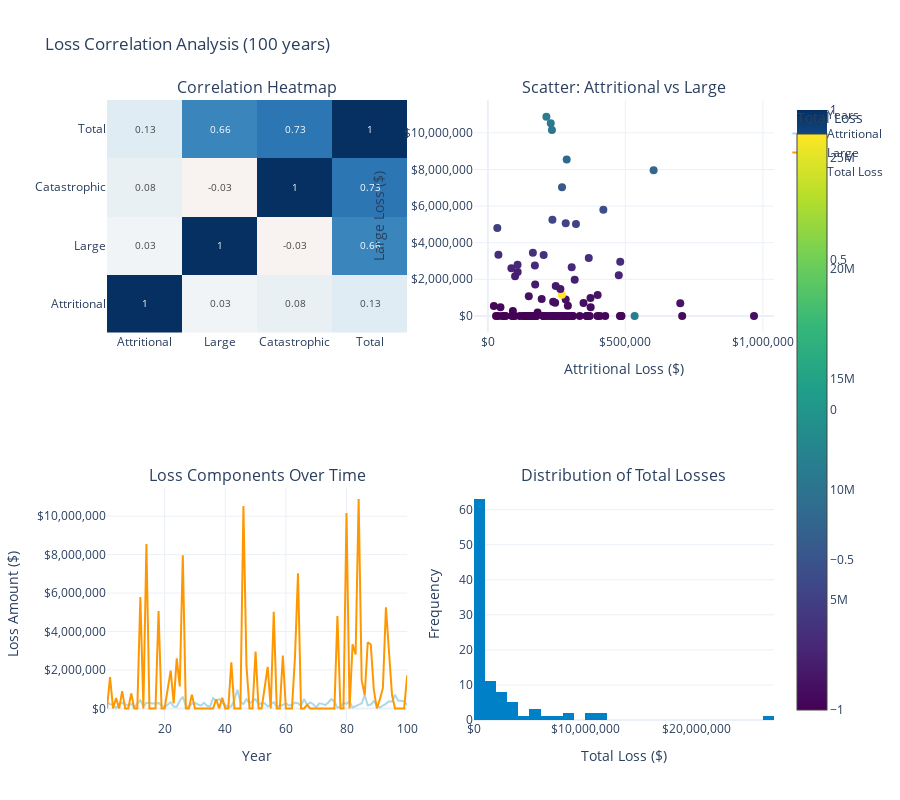

Here is the notebook cell this chart was saved with:
### Markdown cell above
## 4. Loss Correlation Analysis

### Code cell
def correlation_analysis(n_years=100):
    """Analyze correlations between different loss types."""
    
    generator = ManufacturingLossGenerator(
        attritional_params={
            'base_frequency': 5.0,
            'severity_mean': 50_000,
            'severity_cv': 0.8
        },
        large_params={
            'base_frequency': 0.5,
            'severity_mean': 2_000_000,
            'severity_cv': 1.2
        },
        catastrophic_params={
            'base_frequency': 0.02,
            'severity_xm': 10_000_000,
            'severity_alpha': 2.5
        },
        seed=42
    )
    
    # Simulate multiple years
    data = {
        'year': [],
        'attritional_count': [],
        'attritional_total': [],
        'large_count': [],
        'large_total': [],
        'catastrophic_count': [],
        'catastrophic_total': [],
        'total_loss': []
    }
    
    for year in range(n_years):
        events, stats = generator.generate_losses(duration=1.0, revenue=10_000_000)
        
        att_events = [e for e in events if e.loss_type == 'attritional']
        large_events = [e for e in events if e.loss_type == 'large']
        cat_events = [e for e in events if e.loss_type == 'catastrophic']
        
        data['year'].append(year + 1)
        data['attritional_count'].append(len(att_events))
        data['attritional_total'].append(sum(e.amount for e in att_events))
        data['large_count'].append(len(large_events))
        data['large_total'].append(sum(e.amount for e in large_events))
        data['catastrophic_count'].append(len(cat_events))
        data['catastrophic_total'].append(sum(e.amount for e in cat_events))
        data['total_loss'].append(stats['total_amount'])
    
    df = pd.DataFrame(data)
    
    # Calculate correlation matrix
    corr_cols = ['attritional_total', 'large_total', 'catastrophic_total', 'total_loss']
    corr_matrix = df[corr_cols].corr()
    
    # Create visualizations
    fig = make_subplots(
        rows=2, cols=2,
        subplot_titles=(
            'Correlation Heatmap',
            'Scatter: Attritional vs Large',
            'Loss Components Over Time',
            'Distribution of Total Losses'
        ),
        specs=[
            [{'type': 'heatmap'}, {'type': 'scatter'}],
            [{'type': 'scatter'}, {'type': 'histogram'}]
        ]
    )
    
    # Correlation heatmap
    fig.add_trace(
        go.Heatmap(
            z=corr_matrix.values,
            x=['Attritional', 'Large', 'Catastrophic', 'Total'],
            y=['Attritional', 'Large', 'Catastrophic', 'Total'],
            colorscale='RdBu',
            zmid=0,
            text=corr_matrix.values.round(2),
            texttemplate='%{text}',
            textfont={"size": 10}
        ),
        row=1, col=1
    )
    
    # Scatter plot
    fig.add_trace(
        go.Scatter(
            x=df['attritional_total'],
            y=df['large_total'],
            mode='markers',
            marker=dict(
                size=8,
                color=df['total_loss'],
                colorscale='Viridis',
                showscale=True,
                colorbar=dict(title="Total Loss")
            ),
            name='Years'
        ),
        row=1, col=2
    )
    
    # Time series of components
    fig.add_trace(
        go.Scatter(
            x=df['year'],
            y=df['attritional_total'],
            mode='lines',
            name='Attritional',
            line=dict(color=WSJ_COLORS['light_blue'])
        ),
        row=2, col=1
    )
    
    fig.add_trace(
        go.Scatter(
            x=df['year'],
            y=df['large_total'],
            mode='lines',
            name='Large',
            line=dict(color=WSJ_COLORS['orange'])
        ),
        row=2, col=1
    )
    
    # Distribution of total losses
    fig.add_trace(
        go.Histogram(
            x=df['total_loss'],
            nbinsx=30,
            name='Total Loss',
            marker_color=WSJ_COLORS['blue']
        ),
        row=2, col=2
    )
    
    # Update layout
    fig.update_layout(
        height=800,
        showlegend=True,
        title_text=f"Loss Correlation Analysis ({n_years} years)",
        template='plotly_white'
    )
    
    fig.update_xaxes(title_text="Attritional Loss ($)", row=1, col=2, tickformat='$,.0f')
    fig.update_xaxes(title_text="Year", row=2, col=1)
    fig.update_xaxes(title_text="Total Loss ($)", row=2, col=2, tickformat='$,.0f')
    
    fig.update_yaxes(title_text="Large Loss ($)", row=1, col=2, tickformat='$,.0f')
    fig.update_yaxes(title_text="Loss Amount ($)", row=2, col=1, tickformat='$,.0f')
    fig.update_yaxes(title_text="Frequency", row=2, col=2)
    
    fig.show()
    
    # Print correlation summary
    print("\nCorrelation Analysis Summary:")
    print("="*50)
    print("\nCorrelation Matrix:")
    print(corr_matrix.round(3))
    print("\nKey Insights:")
    print(f"- Attritional-Large correlation: {corr_matrix.loc['attritional_total', 'large_total']:.3f}")
    print(f"- Years with catastrophic losses: {(df['catastrophic_total'] > 0).sum()} ({100*(df['catastrophic_total'] > 0).sum()/n_years:.1f}%)")
    print(f"- Average contribution to total loss:")
    print(f"  - Attritional: {100*df['attritional_total'].sum()/df['total_loss'].sum():.1f}%")
    print(f"  - Large: {100*df['large_total'].sum()/df['total_loss'].sum():.1f}%")
    print(f"  - Catastrophic: {100*df['catastrophic_total'].sum()/df['total_loss'].sum():.1f}%")

# Run correlation analysis
correlation_analysis(n_years=100)

### Figure 1 — Plotly figure (JSON) as saved in the notebook; plotly's stock layout.template omitted (floating-point values rounded to 4 significant figures)
{"data": [{"colorscale": [[0, "rgb(103,0,31)"], [0.1, "rgb(178,24,43)"], [0.2, "rgb(214,96,77)"], [0.3, "rgb(244,165,130)"], [0.4, "rgb(253,219,199)"], [0.5, "rgb(247,247,247)"], [0.6, "rgb(209,229,240)"], [0.7, "rgb(146,197,222)"], [0.8, "rgb(67,147,195)"], [0.9, "rgb(33,102,172)"], [1, "rgb(5,48,97)"]], "text": [[1.0, 0.03, 0.08, 0.13], [0.03, 1.0, -0.03, 0.66], [0.08, -0.03, 1.0, 0.73], [0.13, 0.66, 0.73, 1.0]], "textfont": {"size": 10}, "texttemplate": "%{text}", "type": "heatmap", "x": ["Attritional", "Large", "Catastrophic", "Total"], "xaxis": "x", "y": ["Attritional", "Large", "Catastrophic", "Total"], "yaxis": "y", "z": [[1.0, 0.03259, 0.07913, 0.1251], [0.03259, 1.0, -0.02867, 0.6618], [0.07913, -0.02867, 1.0, 0.7292], [0.1251, 0.6618, 0.7292, 1.0]], "zmid": 0}, {"marker": {"color": [299400.0, 1879000.0, 159800.0, 564600.0, 238700.0, 1179000.0, 226500.0, 141200.0, 1010000.0, 37330.0, 250200.0, 6216000.0, 96900.0, 8835000.0, 278700.0, 266300.0, 245300.0, 5349000.0, 173800.0, 29630.0, 1119000.0, 2284000.0, 355700.0, 2692000.0, 1538000.0, 8566000.0, 128100.0, 59470.0, 958700.0, 286400.0, 202700.0, 144500.0, 286800.0, 133300.0, 87590.0, 11280000.0, 850200.0, 485500.0, 843500.0, 156900.0, 64470.0, 2506000.0, 426700.0, 967800.0, 334200.0, 10750000.0, 2702000.0, 263600.0, 359100.0, 3433000.0, 206200.0, 276700.0, 26080000.0, 2263000.0, 200900.0, 5341000.0, 94140.0, 134100.0, 2917000.0, 273700.0, 152300.0, 176800.0, 2956000.0, 7294000.0, 116100.0, 485400.0, 366000.0, 309600.0, 216000.0, 52160.0, 263800.0, 233900.0, 171000.0, 307800.0, 480300.0, 365200.0, 4835000.0, 93270.0, 298000.0, 10390000.0, 359700.0, 3378000.0, 2907000.0, 11100000.0, 1733000.0, 1389000.0, 3607000.0, 3530000.0, 1348000.0, 153400.0, 512900.0, 1215000.0, 5492000.0, 3533000.0, 1056000.0, 706600.0, 407300.0, 398500.0, 370300.0, 1885000.0], "colorbar": {"title": {"text": "Total Loss"}}, "colorscale": [[0, "#440154"], [0.1111, "#482878"], [0.2222, "#3e4989"], [0.3333, "#31688e"], [0.4444, "#26828e"], [0.5556, "#1f9e89"], [0.6667, "#35b779"], [0.7778, "#6ece58"], [0.8889, "#b5de2b"], [1, "#fde725"]], "showscale": true, "size": 8}, "mode": "markers", "name": "Years", "type": "scatter", "x": [299400.0, 246700.0, 159800.0, 21770.0, 238700.0, 283000.0, 226500.0, 141200.0, 237400.0, 37330.0, 250200.0, 420000.0, 96900.0, 286700.0, 278700.0, 266300.0, 245300.0, 283100.0, 173800.0, 29630.0, 195700.0, 315800.0, 90940.0, 85500.0, 399200.0, 602700.0, 128100.0, 59470.0, 244700.0, 286400.0, 202700.0, 144500.0, 286800.0, 133300.0, 87590.0, 533800.0, 373800.0, 485500.0, 290900.0, 156900.0, 64470.0, 108400.0, 426700.0, 967800.0, 334200.0, 228700.0, 476100.0, 263600.0, 359100.0, 481300.0, 206200.0, 276700.0, 269200.0, 98950.0, 200900.0, 320400.0, 94140.0, 134100.0, 170900.0, 273700.0, 152300.0, 176800.0, 304800.0, 269700.0, 116100.0, 485400.0, 180800.0, 309600.0, 216000.0, 52160.0, 263800.0, 233900.0, 171000.0, 307800.0, 480300.0, 365200.0, 34380.0, 93270.0, 298000.0, 232900.0, 359700.0, 38330.0, 108000.0, 212800.0, 263700.0, 699700.0, 163700.0, 202900.0, 373200.0, 153400.0, 45790.0, 148800.0, 234700.0, 366900.0, 347800.0, 706600.0, 407300.0, 398500.0, 370300.0, 172000.0], "xaxis": "x2", "y": [0.0, 1633000.0, 0.0, 542900.0, 0.0, 895500.0, 0.0, 0.0, 772600.0, 0.0, 0.0, 5796000.0, 0.0, 8548000.0, 0.0, 0.0, 0.0, 5066000.0, 0.0, 0.0, 923100.0, 1968000.0, 264800.0, 2607000.0, 1139000.0, 7963000.0, 0.0, 0.0, 713900.0, 0.0, 0.0, 0.0, 0.0, 0.0, 0.0, 0.0, 476400.0, 0.0, 552600.0, 0.0, 0.0, 2397000.0, 0.0, 0.0, 0.0, 10520000.0, 2226000.0, 0.0, 0.0, 2951000.0, 0.0, 0.0, 1156000.0, 2164000.0, 0.0, 5021000.0, 0.0, 0.0, 2746000.0, 0.0, 0.0, 0.0, 2652000.0, 7024000.0, 0.0, 0.0, 185200.0, 0.0, 0.0, 0.0, 0.0, 0.0, 0.0, 0.0, 0.0, 0.0, 4801000.0, 0.0, 0.0, 10160000.0, 0.0, 3339000.0, 2799000.0, 10890000.0, 1469000.0, 689100.0, 3443000.0, 3327000.0, 975000.0, 0.0, 467100.0, 1066000.0, 5258000.0, 3166000.0, 708500.0, 0.0, 0.0, 0.0, 0.0, 1713000.0], "yaxis": "y2"}, {"line": {"color": "#ADD8E6"}, "mode": "lines", "name": "Attritional", "type": "scatter", "x": [1, 2, 3, 4, 5, 6, 7, 8, 9, 10, 11, 12, 13, 14, 15, 16, 17, 18, 19, 20, 21, 22, 23, 24, 25, 26, 27, 28, 29, 30, 31, 32, 33, 34, 35, 36, 37, 38, 39, 40, 41, 42, 43, 44, 45, 46, 47, 48, 49, 50, 51, 52, 53, 54, 55, 56, 57, 58, 59, 60, 61, 62, 63, 64, 65, 66, 67, 68, 69, 70, 71, 72, 73, 74, 75, 76, 77, 78, 79, 80, 81, 82, 83, 84, 85, 86, 87, 88, 89, 90, 91, 92, 93, 94, 95, 96, 97, 98, 99, 100], "xaxis": "x3", "y": [299400.0, 246700.0, 159800.0, 21770.0, 238700.0, 283000.0, 226500.0, 141200.0, 237400.0, 37330.0, 250200.0, 420000.0, 96900.0, 286700.0, 278700.0, 266300.0, 245300.0, 283100.0, 173800.0, 29630.0, 195700.0, 315800.0, 90940.0, 85500.0, 399200.0, 602700.0, 128100.0, 59470.0, 244700.0, 286400.0, 202700.0, 144500.0, 286800.0, 133300.0, 87590.0, 533800.0, 373800.0, 485500.0, 290900.0, 156900.0, 64470.0, 108400.0, 426700.0, 967800.0, 334200.0, 228700.0, 476100.0, 263600.0, 359100.0, 481300.0, 206200.0, 276700.0, 269200.0, 98950.0, 200900.0, 320400.0, 94140.0, 134100.0, 170900.0, 273700.0, 152300.0, 176800.0, 304800.0, 269700.0, 116100.0, 485400.0, 180800.0, 309600.0, 216000.0, 52160.0, 263800.0, 233900.0, 171000.0, 307800.0, 480300.0, 365200.0, 34380.0, 93270.0, 298000.0, 232900.0, 359700.0, 38330.0, 108000.0, 212800.0, 263700.0, 699700.0, 163700.0, 202900.0, 373200.0, 153400.0, 45790.0, 148800.0, 234700.0, 366900.0, 347800.0, 706600.0, 407300.0, 398500.0, 370300.0, 172000.0], "yaxis": "y3"}, {"line": {"color": "#FF9800"}, "mode": "lines", "name": "Large", "type": "scatter", "x": [1, 2, 3, 4, 5, 6, 7, 8, 9, 10, 11, 12, 13, 14, 15, 16, 17, 18, 19, 20, 21, 22, 23, 24, 25, 26, 27, 28, 29, 30, 31, 32, 33, 34, 35, 36, 37, 38, 39, 40, 41, 42, 43, 44, 45, 46, 47, 48, 49, 50, 51, 52, 53, 54, 55, 56, 57, 58, 59, 60, 61, 62, 63, 64, 65, 66, 67, 68, 69, 70, 71, 72, 73, 74, 75, 76, 77, 78, 79, 80, 81, 82, 83, 84, 85, 86, 87, 88, 89, 90, 91, 92, 93, 94, 95, 96, 97, 98, 99, 100], "xaxis": "x3", "y": [0.0, 1633000.0, 0.0, 542900.0, 0.0, 895500.0, 0.0, 0.0, 772600.0, 0.0, 0.0, 5796000.0, 0.0, 8548000.0, 0.0, 0.0, 0.0, 5066000.0, 0.0, 0.0, 923100.0, 1968000.0, 264800.0, 2607000.0, 1139000.0, 7963000.0, 0.0, 0.0, 713900.0, 0.0, 0.0, 0.0, 0.0, 0.0, 0.0, 0.0, 476400.0, 0.0, 552600.0, 0.0, 0.0, 2397000.0, 0.0, 0.0, 0.0, 10520000.0, 2226000.0, 0.0, 0.0, 2951000.0, 0.0, 0.0, 1156000.0, 2164000.0, 0.0, 5021000.0, 0.0, 0.0, 2746000.0, 0.0, 0.0, 0.0, 2652000.0, 7024000.0, 0.0, 0.0, 185200.0, 0.0, 0.0, 0.0, 0.0, 0.0, 0.0, 0.0, 0.0, 0.0, 4801000.0, 0.0, 0.0, 10160000.0, 0.0, 3339000.0, 2799000.0, 10890000.0, 1469000.0, 689100.0, 3443000.0, 3327000.0, 975000.0, 0.0, 467100.0, 1066000.0, 5258000.0, 3166000.0, 708500.0, 0.0, 0.0, 0.0, 0.0, 1713000.0], "yaxis": "y3"}, {"marker": {"color": "#0080C7"}, "name": "Total Loss", "nbinsx": 30, "type": "histogram", "x": [299400.0, 1879000.0, 159800.0, 564600.0, 238700.0, 1179000.0, 226500.0, 141200.0, 1010000.0, 37330.0, 250200.0, 6216000.0, 96900.0, 8835000.0, 278700.0, 266300.0, 245300.0, 5349000.0, 173800.0, 29630.0, 1119000.0, 2284000.0, 355700.0, 2692000.0, 1538000.0, 8566000.0, 128100.0, 59470.0, 958700.0, 286400.0, 202700.0, 144500.0, 286800.0, 133300.0, 87590.0, 11280000.0, 850200.0, 485500.0, 843500.0, 156900.0, 64470.0, 2506000.0, 426700.0, 967800.0, 334200.0, 10750000.0, 2702000.0, 263600.0, 359100.0, 3433000.0, 206200.0, 276700.0, 26080000.0, 2263000.0, 200900.0, 5341000.0, 94140.0, 134100.0, 2917000.0, 273700.0, 152300.0, 176800.0, 2956000.0, 7294000.0, 116100.0, 485400.0, 366000.0, 309600.0, 216000.0, 52160.0, 263800.0, 233900.0, 171000.0, 307800.0, 480300.0, 365200.0, 4835000.0, 93270.0, 298000.0, 10390000.0, 359700.0, 3378000.0, 2907000.0, 11100000.0, 1733000.0, 1389000.0, 3607000.0, 3530000.0, 1348000.0, 153400.0, 512900.0, 1215000.0, 5492000.0, 3533000.0, 1056000.0, 706600.0, 407300.0, 398500.0, 370300.0, 1885000.0], "xaxis": "x4", "yaxis": "y4"}], "layout": {"annotations": [{"font": {"size": 16}, "showarrow": false, "text": "Correlation Heatmap", "x": 0.225, "xanchor": "center", "xref": "paper", "y": 1, "yanchor": "bottom", "yref": "paper"}, {"font": {"size": 16}, "showarrow": false, "text": "Scatter: Attritional vs Large", "x": 0.775, "xanchor": "center", "xref": "paper", "y": 1, "yanchor": "bottom", "yref": "paper"}, {"font": {"size": 16}, "showarrow": false, "text": "Loss Components Over Time", "x": 0.225, "xanchor": "center", "xref": "paper", "y": 0.375, "yanchor": "bottom", "yref": "paper"}, {"font": {"size": 16}, "showarrow": false, "text": "Distribution of Total Losses", "x": 0.775, "xanchor": "center", "xref": "paper", "y": 0.375, "yanchor": "bottom", "yref": "paper"}], "height": 800, "showlegend": true, "title": {"text": "Loss Correlation Analysis (100 years)"}, "xaxis": {"anchor": "y", "domain": [0, 0.45]}, "xaxis2": {"anchor": "y2", "domain": [0.55, 1], "tickformat": "$,.0f", "title": {"text": "Attritional Loss ($)"}}, "xaxis3": {"anchor": "y3", "domain": [0, 0.45], "title": {"text": "Year"}}, "xaxis4": {"anchor": "y4", "domain": [0.55, 1], "tickformat": "$,.0f", "title": {"text": "Total Loss ($)"}}, "yaxis": {"anchor": "x", "domain": [0.625, 1]}, "yaxis2": {"anchor": "x2", "domain": [0.625, 1], "tickformat": "$,.0f", "title": {"text": "Large Loss ($)"}}, "yaxis3": {"anchor": "x3", "domain": [0, 0.375], "tickformat": "$,.0f", "title": {"text": "Loss Amount ($)"}}, "yaxis4": {"anchor": "x4", "domain": [0, 0.375], "title": {"text": "Frequency"}}}}
